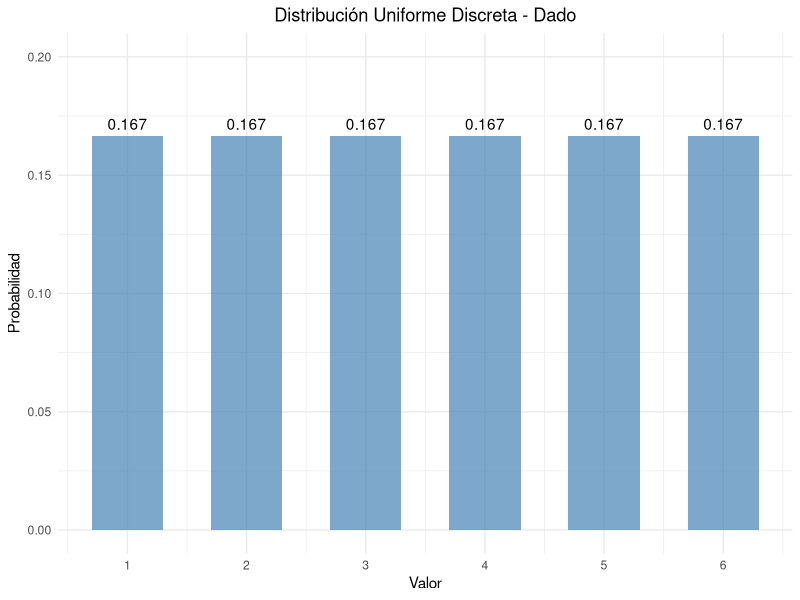
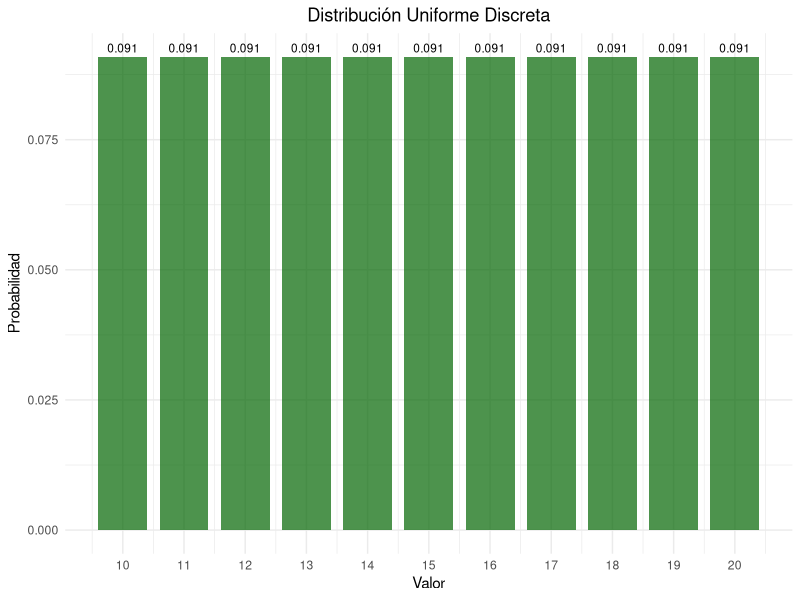
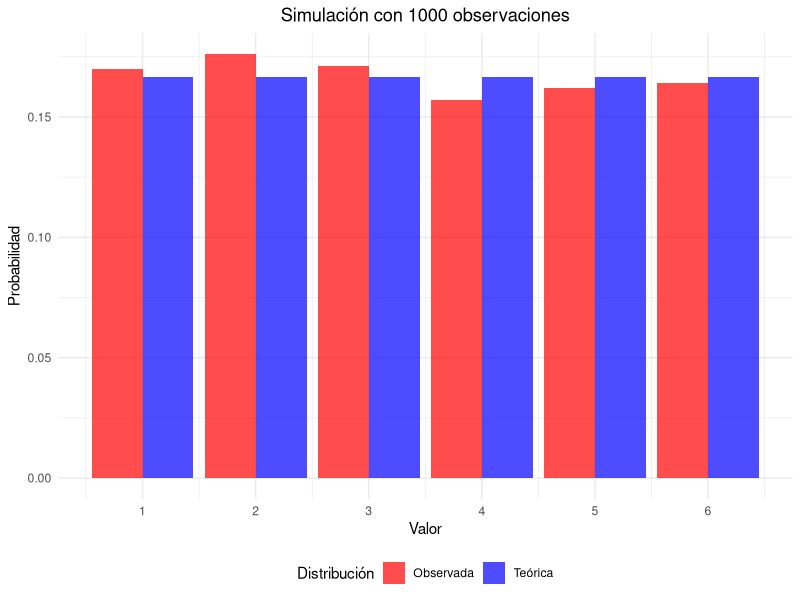
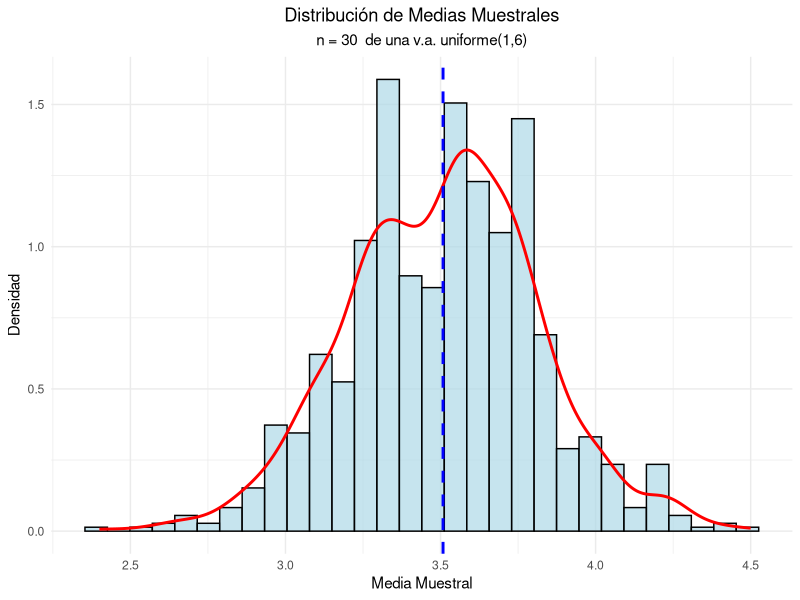
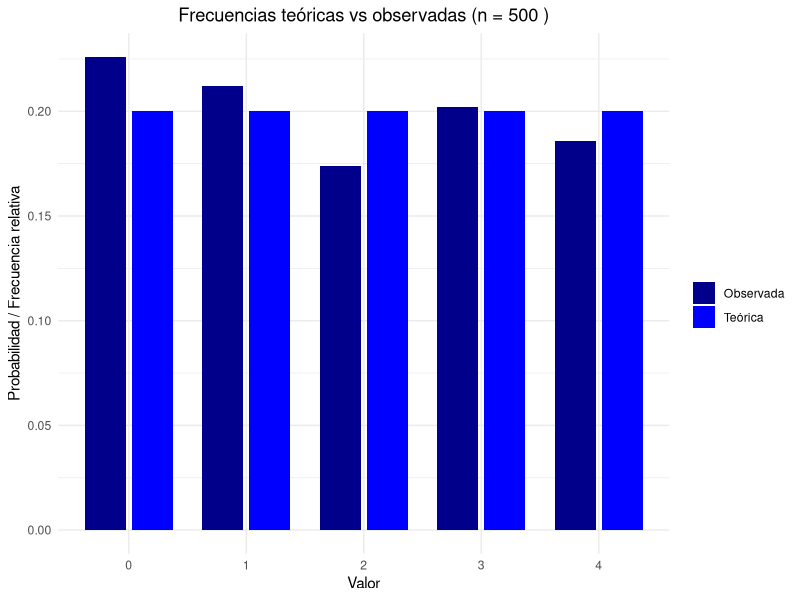

Here is the R script that generated these plots, in order:
## ---- chunk 1
#| label: setup
#| include: false
library(tidyverse)
library(kableExtra)
library(gridExtra)
## ---- chunk 2
#| code-fold: true
#| label: dado-ejemplo

# Parámetros del dado
x_1 <- 1
x_6 <- 6
valores <- x_1:x_6
probabilidades <- rep(1/length(valores), length(valores))

# Crear data frame
dado_data <- data.frame(
  Valor = valores,
  Probabilidad = probabilidades
)

# Mostrar tabla
kable(dado_data, 
      caption = "Distribución de probabilidad de un dado",
      align = "cc") %>%
  kable_styling(bootstrap_options = "striped")
## ---- chunk 3
#| code-fold: true
#| label: parametros-dado
# Media
media <- sum(dado_data$Valor)/length(dado_data$Valor)
cat("Media:", media, "\n")

# Varianza
varianza <- sum((dado_data$Valor- media)^2)/length(dado_data$Valor)
cat("Varianza:", varianza, "\n")

# Desviación estándar
desv_std <- sqrt(varianza)
cat("Desviación estándar:", round(desv_std, 4), "\n")
## ---- chunk 4
#| code-fold: true
#| label: grafico-dado
#| fig-cap: "Función de probabilidad de un dado"

ggplot(dado_data, aes(x = Valor, y = Probabilidad)) +
  geom_col(fill = "steelblue", alpha = 0.7, width = 0.6) +
  geom_text(aes(label = round(Probabilidad, 3)), vjust = -0.5) +
  scale_x_continuous(breaks = valores) +
  scale_y_continuous(limits = c(0, 0.20)) +
  labs(title = "Distribución Uniforme Discreta - Dado",
       x = "Valor",
       y = "Probabilidad") +
  theme_minimal() +
  theme(plot.title = element_text(hjust = 0.5),
        plot.subtitle = element_text(hjust = 0.5))
## ---- chunk 5
#| code-fold: true
#| label: ejemplo-numeros

x2_1 <- 10
x2_n <- 20
valores2 <- x2_1:x2_n
probabilidades2 <- rep(1/(length(valores2)), length(valores2))

# Data_frame
data2 <- data.frame(
  Valor = valores2,
  Probabilidad = probabilidades2
)

# Parámetros estadísticos
media2 <- mean(data2$Valor)
varianza2 <- sum((data2$Valor - media2)^2)/length(data2$Valor)
desv_std2 <- sqrt(varianza2)

cat("Media:", media2, "\n")
cat("Varianza:", round(varianza2, 4), "\n")
cat("Desviación estándar:", round(desv_std2, 4), "\n")
## ---- chunk 6
#| label: grafico-numeros
#| fig-cap: "Distribución uniforme discreta entre 10 y 20"


ggplot(data2, aes(x = Valor, y = Probabilidad)) +
  geom_col(fill = "darkgreen", alpha = 0.7, width = 0.8) +
  geom_text(aes(label = round(Probabilidad, 3)), 
            vjust = -0.5, size = 3) +
  scale_x_continuous(breaks = seq(10, 20, 1)) +
  labs(title = "Distribución Uniforme Discreta",
       x = "Valor",
       y = "Probabilidad") +
  theme_minimal() +
  theme(plot.title = element_text(hjust = 0.5),
        plot.subtitle = element_text(hjust = 0.5))
## ---- chunk 7
#| code-fold: true
#| label: simulacion

# Generar 1000 números aleatorios
set.seed(123)
n_sim <- 1000
muestra <- sample(1:6, n_sim, replace = TRUE)

# Frecuencias observadas
freq_obs <- table(muestra)
freq_rel <- prop.table(freq_obs)

# Comparar con probabilidades teóricas
comparacion <- data.frame(
  Valor = 1:6,
  Prob_Teorica = rep(1/6, 6),
  Freq_Observada = as.numeric(freq_rel)
)

kable(comparacion, 
      caption = "Comparación entre probabilidades teóricas y observadas",
      col.names = c("Valor", "Prob. Teórica", "Freq. Observada"),
      digits = 4) |> 
  kable_styling(bootstrap_options = "striped")
## ---- chunk 8
#| code-fold: true
#| label: grafico-simulacion
#| fig-width: 8
#| fig-height: 6
#| fig-align: "center"
#| fig-cap: "Comparación entre distribución teórica y simulada"


# Preparar datos para el gráfico
comp_long <- comparacion |> 
  pivot_longer(cols = c(Prob_Teorica, Freq_Observada),
               names_to = "Tipo",
               values_to = "Probabilidad") |> 
  mutate(Tipo = case_when(
    Tipo == "Prob_Teorica" ~ "Teórica",
    Tipo == "Freq_Observada" ~ "Observada"
  ))

ggplot(comp_long, aes(x = Valor, y = Probabilidad, fill = Tipo)) +
  geom_col(position = "dodge", alpha = 0.7) +
  scale_x_continuous(breaks = 1:6) +
  scale_fill_manual(values = c("Teórica" = "blue", "Observada" = "red")) +
  labs(title = paste("Simulación con", n_sim, "observaciones"),
       x = "Valor",
       y = "Probabilidad",
       fill = "Distribución") +
  theme_minimal() +
  theme(plot.title = element_text(hjust = 0.5),
        legend.position = "bottom")
## ---- chunk 9
#| code-fold: true
#| label: limite-central
#| fig-width: 8
#| fig-height: 6
#| fig-align: "center"
#| fig-cap: "Verificación del Teorema del Límite Central"
# Simular medias muestrales
set.seed(456)
k_muestra <- 1000
n_muestra <- 30

medias_muestrales <- replicate(k_muestra, {
  muestra <- sample(1:6, n_muestra, replace = TRUE)
  mean(muestra)
})

# Crear histograma
hist_data <- data.frame(Medias = medias_muestrales)

ggplot(hist_data) +
  geom_histogram(aes(x=Medias, after_stat(density)), bins = 30, 
                 fill = "lightblue", alpha = 0.7, color = "black") +
  geom_density(aes(x = Medias), color = "red", linewidth = 1) +
  geom_vline(xintercept = mean(medias_muestrales), 
             color = "blue", linetype = "dashed", linewidth = 1) +
  labs(title = "Distribución de Medias Muestrales",
       subtitle = paste("n =", n_muestra, " de una v.a. uniforme(1,6)"),
       x = "Media Muestral",
       y = "Densidad") +
  theme_minimal() +
  theme(plot.title = element_text(hjust = 0.5),
        plot.subtitle = element_text(hjust = 0.5))

# Estadísticas
cat("Media teórica:", (1+6)/2, "\n")
cat("Media observada:", round(mean(medias_muestrales), 4), "\n")
cat("Varianza teórica de la media:", round(((6-1+1)^2-1)/12/n_muestra, 4), "\n")
cat("Varianza observada de la media:", round(var(medias_muestrales), 4), "\n")
## ---- chunk 10
#| label: ex1-urna
#| echo: true
#| fig.cap: "Probabilidad de obtener un número par al extraer una bola de 1 a 8"

# Definición del espacio muestral
valores_urna <- 1:8

# Eventos pares
pares <- valores_urna[valores_urna %% 2 == 0]

# Probabilidades (uniforme discreta)
prob_por_valor <- rep(1/length(valores_urna), length(valores_urna))

# Probabilidad de obtener un número par
prob_par <- sum(prob_por_valor[valores_urna %in% pares])

# Mostrar resultados
tabla_urna <- data.frame(
  Valor = valores_urna,
  Probabilidad = prob_por_valor,
  Par = valores_urna %% 2 == 0
)

kable(tabla_urna, caption = "Espacio muestral y probabilidad (urna 1..8)") %>%
  kable_styling(bootstrap_options = "striped")

cat("\nNúmeros pares:", paste(pares, collapse = ", "), "\n")
cat("Probabilidad de obtener un número par:", prob_par, "\n")
## ---- chunk 11
#| label: ex2-enteros
#| echo: true

a <- 5
b <- 15
valores2 <- a:b
n2 <- length(valores2)

# Media teórica de una uniforme discreta en {a,...,b}
media_teorica <- (a + b) / 2

# Varianza teórica: ((m^2 - 1) / 12) donde m = b-a+1
m <- n2
varianza_teorica <- ((m^2 - 1) / 12)

# También calculamos directamente desde los valores (verificación)
prob_igual <- rep(1/m, m)
media_calc <- sum(valores2 * prob_igual)
varianza_calc <- sum((valores2 - media_calc)^2 * prob_igual)

# Mostrar resultados
cat("Valores considerados:", a, "a", b, "\n")
cat("n (cantidad de valores):", n2, "\n\n")
cat("Media teórica:", media_teorica, "\n")
cat("Varianza teórica:", varianza_teorica, "\n\n")
cat("Verificación por cálculo discreto:\n")
cat("Media (calculada):", media_calc, "\n")
cat("Varianza (calculada):", varianza_calc, "\n")

# Tabla resumen
res2 <- data.frame(
  Estadistico = c("Media teórica", "Varianza teórica", "Media calculada", "Varianza calculada"),
  Valor = c(media_teorica, varianza_teorica, media_calc, varianza_calc)
)
kable(res2, caption = "Resumen: media y varianza (5..15)") %>% kable_styling(bootstrap_options = "striped")
## ---- chunk 12
#| label: ex3-simulacion
#| echo: true
#| fig.cap: "Comparación entre frecuencias teóricas y observadas (500 simulaciones)"

# Parámetros
valores3 <- 0:4
n_sim <- 500
prob_teorica <- rep(1/length(valores3), length(valores3))

# Simulación
set.seed(2025)
muestra3 <- sample(valores3, size = n_sim, replace = TRUE, prob = prob_teorica)

# Frecuencias observadas y relativas
freq_obs <- table(muestra3)
freq_rel <- prop.table(freq_obs)

# Dataframe de comparación
comparacion3 <- data.frame(
  Valor = as.integer(names(freq_rel)),
  Prob_Teorica = prob_teorica,
  Frec_Observada = as.numeric(freq_rel),
  Frec_Observada_Abs = as.numeric(freq_obs)
)

kable(comparacion3, caption = paste("Comparación teórica vs observada (n =", n_sim, ")")) %>%
  kable_styling(bootstrap_options = "striped")

# Gráfico comparativo
comparacion_long <- comparacion3 %>%
  pivot_longer(cols = c(Prob_Teorica, Frec_Observada),
               names_to = "Tipo", values_to = "Probabilidad") %>%
  mutate(Tipo = recode(Tipo, Prob_Teorica = "Teórica", Frec_Observada = "Observada"))

library(ggplot2)
ggplot(comparacion_long, aes(x = factor(Valor), y = Probabilidad, fill = Tipo)) +
  geom_col(position = position_dodge(width = 0.8), width = 0.7) +
  scale_fill_manual(values = c("Teórica" = "blue", "Observada" = "darkblue")) +
  labs(title = paste("Frecuencias teóricas vs observadas (n =", n_sim, ")"),
       x = "Valor",
       y = "Probabilidad / Frecuencia relativa",
       fill = "") +
  theme_minimal() +
  theme(plot.title = element_text(hjust = 0.5))
